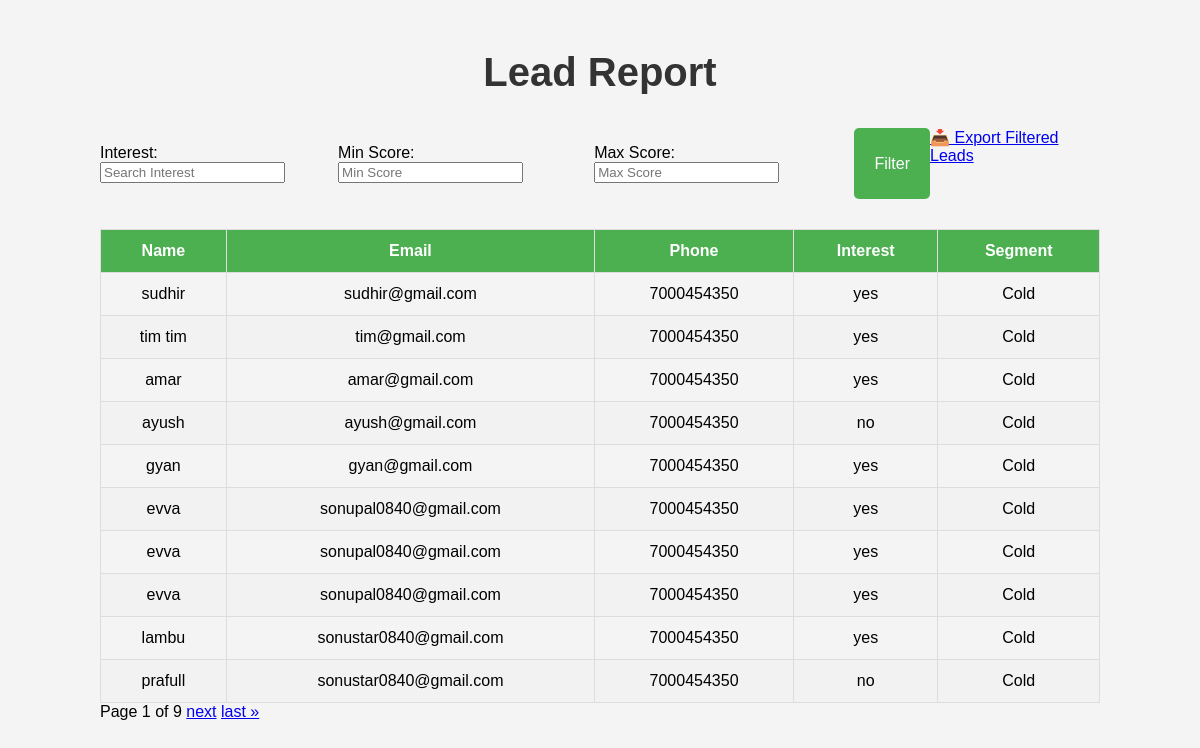
The app's page /report/, older data.
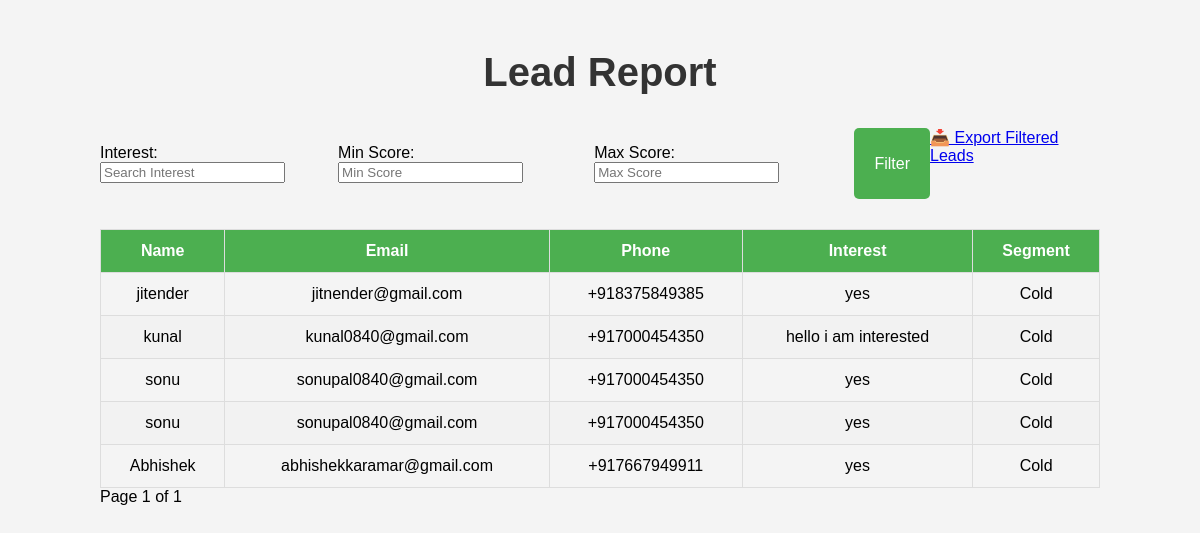
The same page, newer data.
### leads/models.py (models this page shows, shortened)
class Lead(models.Model):
    name = models.CharField(max_length=100)
    email = models.EmailField()
    phone = models.CharField(max_length=15)
    interest = models.CharField(max_length=100)
    score = models.IntegerField(default=0)
    segment = models.CharField(max_length=50, blank=True, null=True)
    timestamp = models.DateTimeField(default=timezone.now)  # Timestamp field for when the lead is created

### leads/views.py (the view, shortened to what this page needs)
# urls.py: path('report/', views.report_view, name='report'),
def report_view(request):
    leads = Lead.objects.all()
    form = LeadFilterForm(request.GET or None)
    paginator = Paginator(leads, 10)
    page_number = request.GET.get('page')
    page_obj = paginator.get_page(page_number)
    return render(request, 'report.html', {'page_obj': page_obj, 'form': form})

### leads/forms.py
class LeadFilterForm(forms.Form):
    interest = forms.CharField(
        required=False,
        label='Interest',
        widget=forms.TextInput(attrs={'class': 'form-control', 'placeholder': 'Search Interest'})
    )
    min_score = forms.IntegerField(
        required=False,
        label='Min Score',
        widget=forms.NumberInput(attrs={'class': 'form-control', 'placeholder': 'Min Score'})
    )
    max_score = forms.IntegerField(
        required=False,
        label='Max Score',
        widget=forms.NumberInput(attrs={'class': 'form-control', 'placeholder': 'Max Score'})
    )

### templates/report.html (shortened to what this page needs)
{% load static %}
<!DOCTYPE html>
<html lang="en">
<head>
    <link rel="stylesheet" href="{% static 'css/report.css' %}">
</head>
<body>
    <div class="container">
        <h2>Lead Report</h2>
        <form method="get" class="filter-form">
            {{ form.as_p }}
            <button type="submit" class="btn">Filter</button>
            <a href="{% url 'export_leads_csv' %}?interest={{ request.GET.interest }}&min_score={{ request.GET.min_score }}&max_score={{ request.GET.max_score }}" class="btn">📥 Export Filtered Leads</a>
        </form>
        <table class="lead-table">
            <thead>
                <tr>
                    <th>Name</th>
                    <th>Email</th>
                    <th>Phone</th>
                    <th>Interest</th>
                    <th>Segment</th>
                </tr>
            </thead>
            <tbody>
                {% for lead in page_obj %}
                <tr>
                    <td>{{ lead.name }}</td>
                    <td>{{ lead.email }}</td>
                    <td>{{ lead.phone }}</td>
                    <td>{{ lead.interest }}</td>
                    <td>{{ lead.segment }}</td>
                </tr>
                {% empty %}
                <tr><td colspan="5">No leads match the filters.</td></tr>
                {% endfor %}
            </tbody>
        </table>
        <div class="pagination">
            <span>Page {{ page_obj.number }} of {{ page_obj.paginator.num_pages }}</span>
            {% if page_obj.has_next %}
                <a href="?page={{ page_obj.next_page_number }}">next</a>
                <a href="?page={{ page_obj.paginator.num_pages }}">last &raquo;</a>
            {% endif %}
        </div>
    </div>
</body>
</html>

Row changes from the older to the newer data that the page shows:
removed Lead: name "sudhir", email "sudhir@gmail.com", phone "7000454350", interest "yes", segment "Cold"
removed Lead: name "tim tim", email "tim@gmail.com", phone "7000454350", interest "yes", segment "Cold"
removed Lead: name "amar", email "amar@gmail.com", phone "7000454350", interest "yes", segment "Cold"
removed Lead: name "ayush", email "ayush@gmail.com", phone "7000454350", interest "no", segment "Cold"
removed Lead: name "gyan", email "gyan@gmail.com", phone "7000454350", interest "yes", segment "Cold"
removed Lead: name "evva", email "sonupal0840@gmail.com", phone "7000454350", interest "yes", segment "Cold"
removed Lead: name "evva", email "sonupal0840@gmail.com", phone "7000454350", interest "yes", segment "Cold"
removed Lead: name "evva", email "sonupal0840@gmail.com", phone "7000454350", interest "yes", segment "Cold"
removed Lead: name "lambu", email "sonustar0840@gmail.com", phone "7000454350", interest "yes", segment "Cold"
removed Lead: name "prafull", email "sonustar0840@gmail.com", phone "7000454350", interest "no", segment "Cold"
now on this page (row unchanged): Lead: name "jitender", email "jitnender@gmail.com", phone "+918375849385", interest "yes", segment "Cold"
added Lead: name "kunal", email "kunal0840@gmail.com", phone "+917000454350", interest "hello i am interested", segment "Cold"
added Lead: name "sonu", email "sonupal0840@gmail.com", phone "+917000454350", interest "yes", segment "Cold"
added Lead: name "sonu", email "sonupal0840@gmail.com", phone "+917000454350", interest "yes", segment "Cold"
added Lead: name "Abhishek", email "abhishekkaramar@gmail.com", phone "+917667949911", interest "yes", segment "Cold"
Text that changed along with them:
{{ page_obj.paginator.num_pages }}: "9" → "1"
text no longer shown: "next last »"
